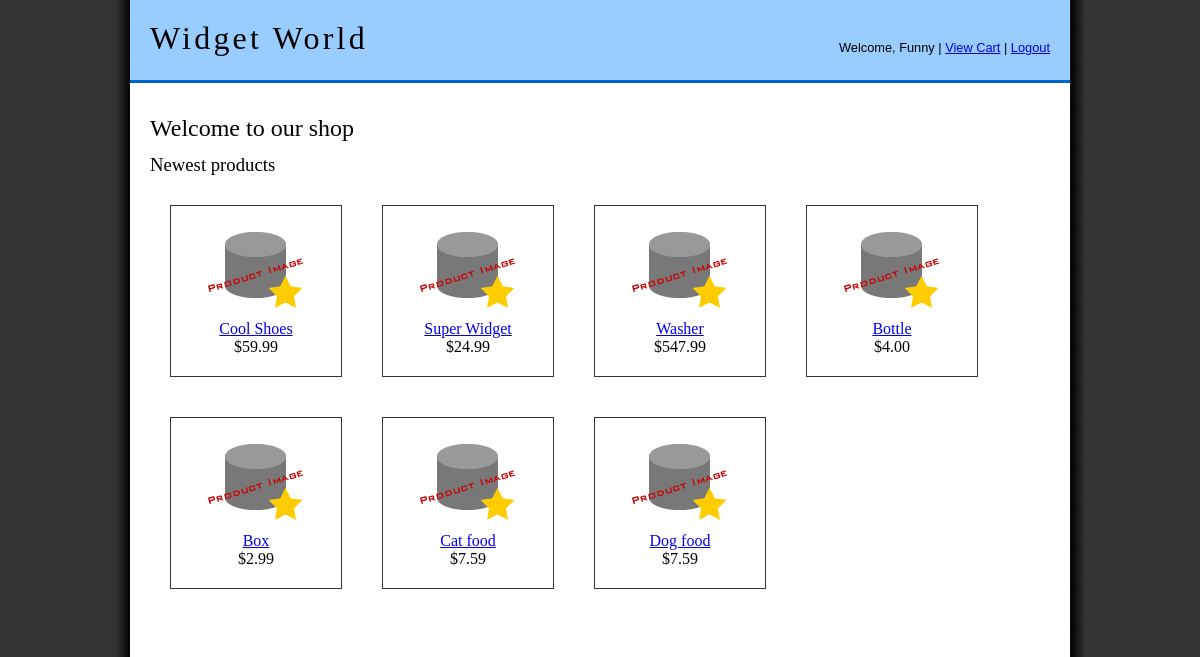
/ (signed in), run on the app's committed database.
### tables this page shows
CREATE TABLE `products` (
  `id` int(11) NOT NULL AUTO_INCREMENT,
  `product_num` varchar(32) NOT NULL,
  `product_name` varchar(255) NOT NULL,
  `description` text NOT NULL,
  `price` float NOT NULL,
  `quantity` int(11) NOT NULL,
  PRIMARY KEY (`id`)
);

### includes/inc.autoload.php (called while the page is built, shortened)
<?php
function classLoader($class){
    $file = __DIR__.'/../classes/class.'.$class.'.php';
}
?>

### private/inc.db.php (called while the page is built)
<?php
$dsn = 'mysql:dbname=ecom;port=8889;host=localhost';
$user = 'you';
$password = 'pw123';

### classes/class.DB.php (called while the page is built, shortened)
<?php
class DB{
    private static $_instance;
    private $_pdo;
    public static function getInstance(){
        if(self::$_instance === NULL) {
            require_once('../private/inc.db.php');
            self::$_instance = new self($dsn, $user, $password);
        }
        return self::$_instance;
    }
    private function __construct($dsn, $user, $password)
    {
        try {
            $this->_pdo = new PDO($dsn, $user, $password);
        } catch (PDOException $e) {
            echo 'Connection failed: ' . $e->getMessage();
        }
    }
    public function __call($method, $args) {
        return call_user_func_array(array($this->_pdo, $method), $args);
    }
}

### classes/class.Collection.php (called while the page is built, shortened)
<?php
abstract class Collection implements Iterator,Countable{
    protected $classname = 'StdClass';
    protected $tablename;
    protected $_db;
    protected $limit = 25;
    public function __construct($limit=null,$items = null) {
        if ((int)$limit){
            $this->limit = (int)$limit;
        }
        if (!$items){
            if (isset($this->tablename)){
                $this->fetchFromDB();
            }
        } else {
            if (is_array($items)){
               $this->items = $items;
            }
        }
    }
    protected function fetchFromDB(){
        if (!$this->_db){
             $this->_db = DB::getInstance();
        }
        $query = sprintf('SELECT * FROM %s',$this->tablename);
        if ($this->limit){
            $query .= sprintf(' LIMIT %d',$this->limit);
        }
        $stmt = $this->_db->prepare($query);
        if (!$stmt->execute()){
            throw new PDOException('Could not fetch order');
        }
        $stmt->setFetchMode(PDO::FETCH_CLASS,$this->classname);
        $this->items = $stmt->fetchAll();
    }
}

### classes/class.DBObjectBase.php (called while the page is built, shortened)
<?php
require_once('class.DB.php');
abstract class DBObjectBase{
    protected $_db_fields = array();
    public function __get($name){
        if (in_array($name,$this->_db_fields) && property_exists($this, $name)){
            return $this->$name;
        }
        return null;
    }
}
?>

### classes/class.Product.php (called while the page is built, shortened)
<?php
class Product extends DBObjectBase implements ProfileInterface{
    protected $id,$product_num,$product_name,$price,$quantity_on_hand,$description,$img_src;
    public function getFormattedPrice(){
        return number_format($this->price,2);
    }
}

### public/index.php (the view, shortened to what this page needs)
<?php
require_once '../includes/inc.autoload.php';
$content = '<h3>Newest products</h3>';
$limit = 20;
$list = new ProductCollection($limit);
$content .= '<div class="product-box-container">'."\n";
foreach ($list as $product){
    $content.= '<div class="product-box">';
    $content.= '<img src="images/product_images/generic_product.png" />';
    $content.= '<p><a href="product.php?id='.$product->id.'">'.$product->product_name.'</a></p>';
    $content.= '<p>$'.$product->getFormattedPrice().'</p>';
    $content.= '</div>'."\n";
}
$content .= '</div>';
require_once 'template.php';

### public/css/style.css (style rules this page uses)
* { margin: 0; padding:0; }
body { font-size: 100%; font-family: Georgia,'Times New Roman',Times,serif; background-color: #333; background: url('../images/style/background.png') center repeat-y #333; }
h2,h3,h4,h5 { font-weight: normal; margin: .5em 0; }
.product-box { width:150px; height:150px; border:1px solid #333; float: left; margin:20px; padding:10px; text-align: center; }
.product-box-container { float:left; width:100%; }

### data on the page
products: product_name "Cool Shoes", price "59.99"
products: product_name "Super Widget", price "24.99"
products: product_name "Washer", price "547.99"
products: product_name "Bottle", price "4.00"
products: product_name "Box", price "2.99"
products: product_name "Cat food", price "7.59"
products: product_name "Dog food", price "7.59"

### other printed values
$firstname "Funny"
$log_text "Logout"
$title "Welcome to our shop"
